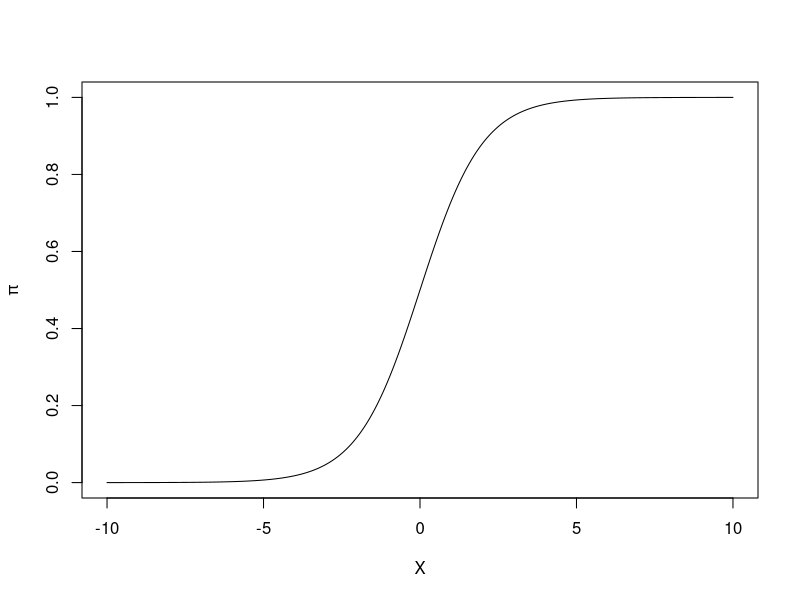

R code for this plot: (Note: this script raises an error after producing the figure.)
# Plot of Logit function 
x <- seq(-10,10,0.01)
y <- 1/(1+exp(-x)) 

par(mfrow=c(1,1))
plot(x, y,  xlab="X", type="l", ylab=expression(pi))

##############################################################
# Bankrupt example
##############################################################

# Logistic regression fit
P339.fit <- glm(Y~X1+X2+X3, family = binomial, data=P339)  
summary(P339.fit)

# Odds ratio
exp(cbind(Odds_Ratio = coef(P339.fit),confint.default(P339.fit)))[2:4,] 

# Diagnostic
P339.D <- data.frame(
  p = predict(P339.fit, type = "response"),   # 예측 확률
  dr = residuals(P339.fit, type = "deviance"), # 잔차(이탈도)
  pii = hatvalues(P339.fit),                  # 레버리지 값
  pr = residuals(P339.fit, type = "pearson"), # 피어슨 잔차
  cook = cooks.distance(P339.fit),           # Cook's distance
  dfbeta = dfbeta(P339.fit)  # DfBetas
)

par(mfrow=c(2,2))
plot(P339.fit)

library(car)
par(mfrow=c(1,1))
influenceIndexPlot(P339.fit)
influencePlot(P339.fit)

# Variable selection
P339.fit <- glm(Y~X1+X2+X3, family = binomial, data=P339) 
summary(P339.fit)
logLik(P339.fit)
summary(P339.fit)$null.deviance - summary(P339.fit)$deviance

P339.X12 <- glm(Y~X1+X2, family = binomial, data=P339) 
summary(P339.X12)
logLik(P339.X12)
summary(P339.X12)$null.deviance - summary(P339.X12)$deviance

P339.X1 <- glm(Y~X1, family = binomial, data=P339) 
summary(P339.X1)
logLik(P339.X1)
summary(P339.X1)$null.deviance - summary(P339.X1)$deviance

# Confusion matrix
predictions <- predict(P339.X12, type = "response") 
predicted_classes <- ifelse(predictions > 0.5, 1, 0)
confusion_matrix <- table(P339$Y, predicted_classes)
print(confusion_matrix)

true_positives <- confusion_matrix[2, 2]
true_negatives <- confusion_matrix[1, 1]
false_positives <- confusion_matrix[1, 2]
false_negatives <- confusion_matrix[2, 1]

sensitivity <- true_positives / (true_positives + false_negatives)
specificity <- true_negatives / (true_negatives + false_positives)
accuracy <- (true_positives + true_negatives) / sum(confusion_matrix)
error_rate <- (false_positives + false_negatives) / sum(confusion_matrix)

cat("Sensitivity:", sensitivity, "\n")
cat("Specificity:", specificity, "\n")
cat("Accuracy:", accuracy, "\n")
cat("Error Rate:", error_rate, "\n")

# C-index
n <- length(predictions)
concordant <- 0
discordant <- 0
ties <- 0

for (i in 1:(n - 1)) {
  for (j in (i + 1):n) {
    if (P339$Y[i] != P339$Y[j]) {
      if (predictions[i] == predictions[j]) {
        ties <- ties + 1
      } else if ((predictions[i] > predictions[j] && P339$Y[i] > P339$Y[j]) ||
                 (predictions[i] < predictions[j] && P339$Y[i] < P339$Y[j])) {
        concordant <- concordant + 1
      } else {
        discordant <- discordant + 1
      }
    }
  }
}

c_index <- concordant / (concordant + discordant + ties)
c_index
